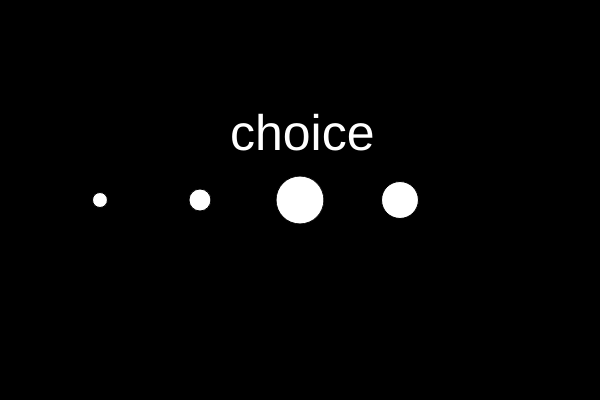
Frame 1 (no input)
Frame 60 (no input): identical to frame 1, image omitted
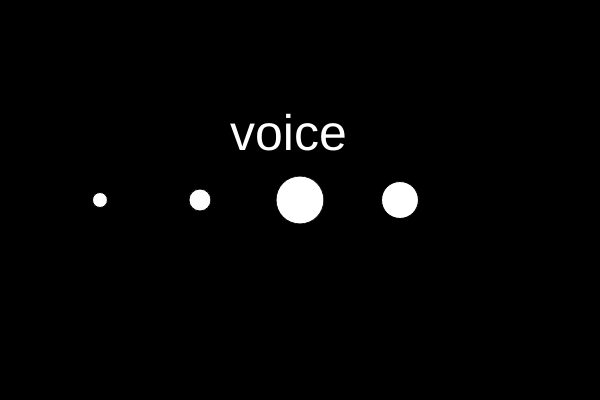
Frame 120 (the mouse pressed at the canvas centre since frame 60)

The p5.js sketch that drew these frames (run headless with seeded random() and noise() and a simulated clock; from frame 60 on, the mouse is pressed at the canvas centre):

// p5.js sketch
// ── sketch.js
var numbers =[15,22,48,37];
var habits = ["choice","voice","hustle","grit","growth", "optimism","consideration","bad and boujee"];
var j = 0;

function setup(){
    createCanvas(600,400);
}

function draw(){
    background(0);
    
    for(var i = 0; i< 4; i++){
        ellipse((i+1)*100,200,numbers[i],numbers[i]);
    }
    
    fill(255);
    textSize(50);
    text(habits[j],230,150);
  }

function mousePressed(){
    j ++;
    if(j==habits.length){
        j=0;
    }    
}
// ── index.HTML
<!DOCTYPE html>
<html>
    <head>
        <link rel="stylesheet" href="style.csssketch.js" type="text/css" />
        <script src="//cdnjs.cloudflare.com/ajax/libs/p5.js/0.5.8/p5.js"></script>
        <script type="text/javascript" src="sketch.js"></script>
    </head>
    <body>
        
    </body>
    <script type="text/javascript" src="script.js"></script>
</html>
